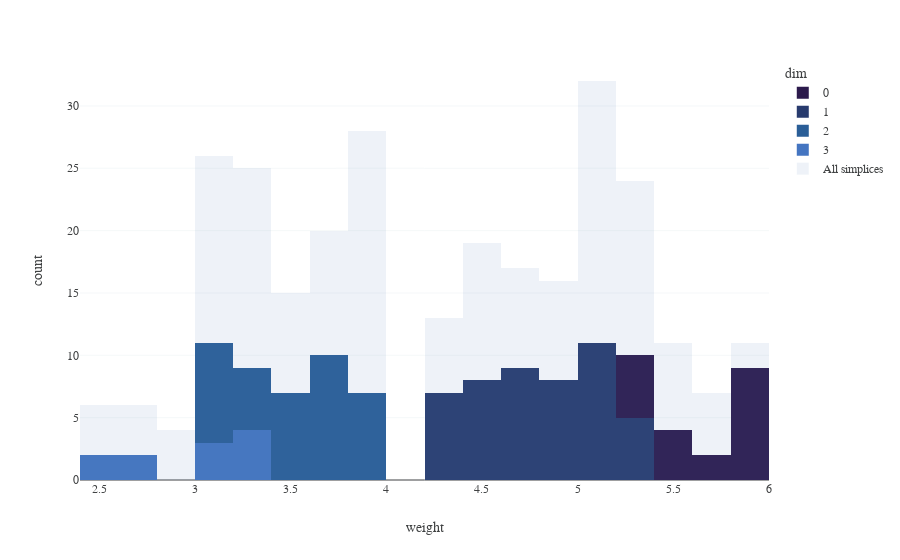

The notebook cell saved with this chart:
### Code cell
## Histogram of simplex participation. Let's say I have a simplex or node I care about. I want to know the number 
# of simplices by dimension in which this node or simplex of interest participates.
# I will skirt the computations here by assuming I already know which simplices contain the node I care about :)

# Add a column of the fsc that indicates participation
fsc["in_induced_subcomplex"] = [np.random.randint(0, 2) for i in np.arange(fsc.shape[0])]

# Repeat above histogram plots
n_bins = 20
fig = px.histogram(fsc.loc[fsc.in_induced_subcomplex==1], x="weight", color="dim", nbins=n_bins)
fig.update_layout(barmode='overlay')
fig.add_trace(go.Histogram(x = fsc.weight, opacity = 0.1, nbinsx=n_bins, name="All simplices"))
fig.show()

### Figure 1 — Plotly figure (JSON) as saved in the notebook; plotly's stock layout.template omitted (floating-point values rounded to 4 significant figures; data arrays with more than 128 entries replaced by an {"elided": "..."} marker saying what was removed)
{"data": [{"alignmentgroup": "True", "bingroup": "x", "hovertemplate": "dim=0<br>weight=%{x}<br>count=%{y}<extra></extra>", "legendgroup": "0", "marker": {"color": "rgb(44, 26, 76)"}, "name": "0", "nbinsx": 20, "offsetgroup": "0", "orientation": "v", "showlegend": true, "type": "histogram", "x": [5.948, 5.947, 5.357, 5.364, 5.135, 5.826, 5.981, 5.793, 5.209, 5.216, 5.124, 5.98, 5.277, 5.328, 5.956, 5.211, 5.279, 5.457, 5.993, 5.088, 5.885, 5.432, 5.726, 5.534, 5.319, 5.221, 5.903, 5.545], "xaxis": "x", "yaxis": "y"}, {"alignmentgroup": "True", "bingroup": "x", "hovertemplate": "dim=1<br>weight=%{x}<br>count=%{y}<extra></extra>", "legendgroup": "1", "marker": {"color": "rgb(40, 59, 110)"}, "name": "1", "nbinsx": 20, "offsetgroup": "1", "orientation": "v", "showlegend": true, "type": "histogram", "x": [4.58, 4.672, 5.076, 4.412, 4.342, 4.637, 4.658, 4.707, 4.622, 5.245, 5.126, 5.081, 5.212, 5.011, 4.322, 4.812, 4.775, 5.265, 5.227, 4.37, 5.19, 5.034, 4.864, 4.709, 4.394, 5.129, 4.571, 4.836, 4.301, 5.098, 4.907, 4.592, 5.004, 4.351, 5.292, 4.992, 4.517, 5.156, 4.833, 4.791, 4.938, 4.725, 4.426, 4.975, 4.496, 4.489, 5.07, 4.318], "xaxis": "x", "yaxis": "y"}, {"alignmentgroup": "True", "bingroup": "x", "hovertemplate": "dim=2<br>weight=%{x}<br>count=%{y}<extra></extra>", "legendgroup": "2", "marker": {"color": "rgb(42, 94, 151)"}, "name": "2", "nbinsx": 20, "offsetgroup": "2", "orientation": "v", "showlegend": true, "type": "histogram", "x": [3.682, 3.128, 3.232, 3.644, 3.152, 3.291, 3.762, 3.077, 3.292, 3.494, 3.844, 4.0, 3.006, 3.59, 3.4, 3.771, 3.825, 3.44, 3.319, 3.153, 3.912, 3.359, 3.668, 3.234, 3.471, 3.147, 3.664, 3.455, 3.752, 3.336, 3.138, 3.123, 3.499, 3.694, 3.964, 3.29, 3.966, 3.016, 3.685, 3.894, 3.244, 3.763, 3.129, 3.137], "xaxis": "x", "yaxis": "y"}, {"alignmentgroup": "True", "bingroup": "x", "hovertemplate": "dim=3<br>weight=%{x}<br>count=%{y}<extra></extra>", "legendgroup": "3", "marker": {"color": "rgb(68, 117, 193)"}, "name": "3", "nbinsx": 20, "offsetgroup": "3", "orientation": "v", "showlegend": true, "type": "histogram", "x": [2.716, 3.115, 3.372, 2.436, 3.221, 3.048, 2.772, 2.567, 3.112, 3.357, 3.309], "xaxis": "x", "yaxis": "y"}, {"name": "All simplices", "nbinsx": 20, "opacity": 0.1, "type": "histogram", "x": {"elided": "280 float values"}}], "layout": {"barmode": "overlay", "legend": {"title": {"text": "dim"}, "tracegroupgap": 0}, "margin": {"t": 60}, "xaxis": {"anchor": "y", "domain": [0, 1], "title": {"text": "weight"}}, "yaxis": {"anchor": "x", "domain": [0, 1], "title": {"text": "count"}}}}
